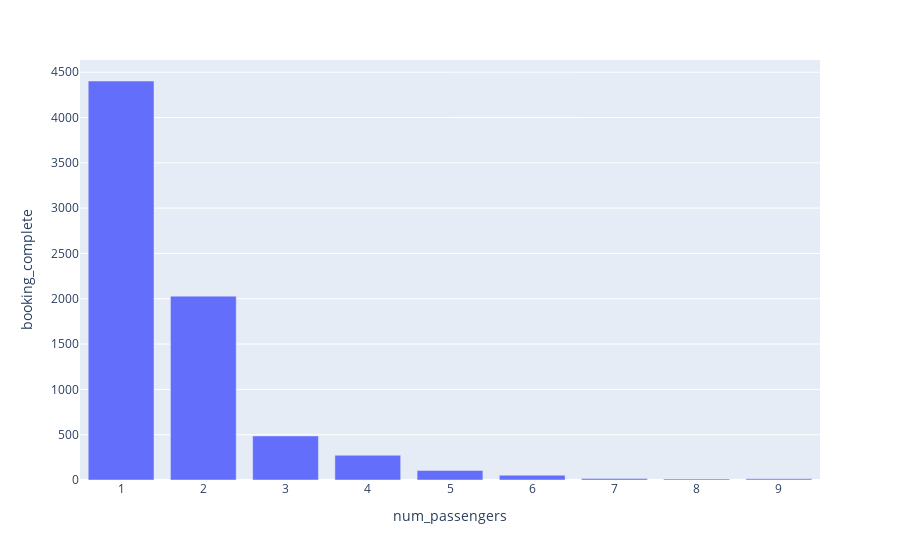

Write notebook code for a chart like this one.
### Code cell
fig = px.bar(passengers_by_reservation_complete, x='num_passengers',y='booking_complete')
fig.show()

### Figure 1 — Plotly figure (JSON) as saved in the notebook; plotly's stock layout.template omitted (floating-point values rounded to 4 significant figures)
{"data": [{"alignmentgroup": "True", "hovertemplate": "num_passengers=%{x}<br>booking_complete=%{y}<extra></extra>", "legendgroup": "", "marker": {"color": "#636efa", "pattern": {"shape": ""}}, "name": "", "offsetgroup": "", "orientation": "v", "showlegend": false, "textposition": "auto", "type": "bar", "x": [1, 2, 3, 4, 5, 6, 7, 8, 9], "xaxis": "x", "y": [4403, 2029, 486, 273, 106, 53, 16, 12, 13], "yaxis": "y"}], "layout": {"barmode": "relative", "legend": {"tracegroupgap": 0}, "margin": {"t": 60}, "xaxis": {"anchor": "y", "domain": [0, 1], "title": {"text": "num_passengers"}}, "yaxis": {"anchor": "x", "domain": [0, 1], "title": {"text": "booking_complete"}}}}
